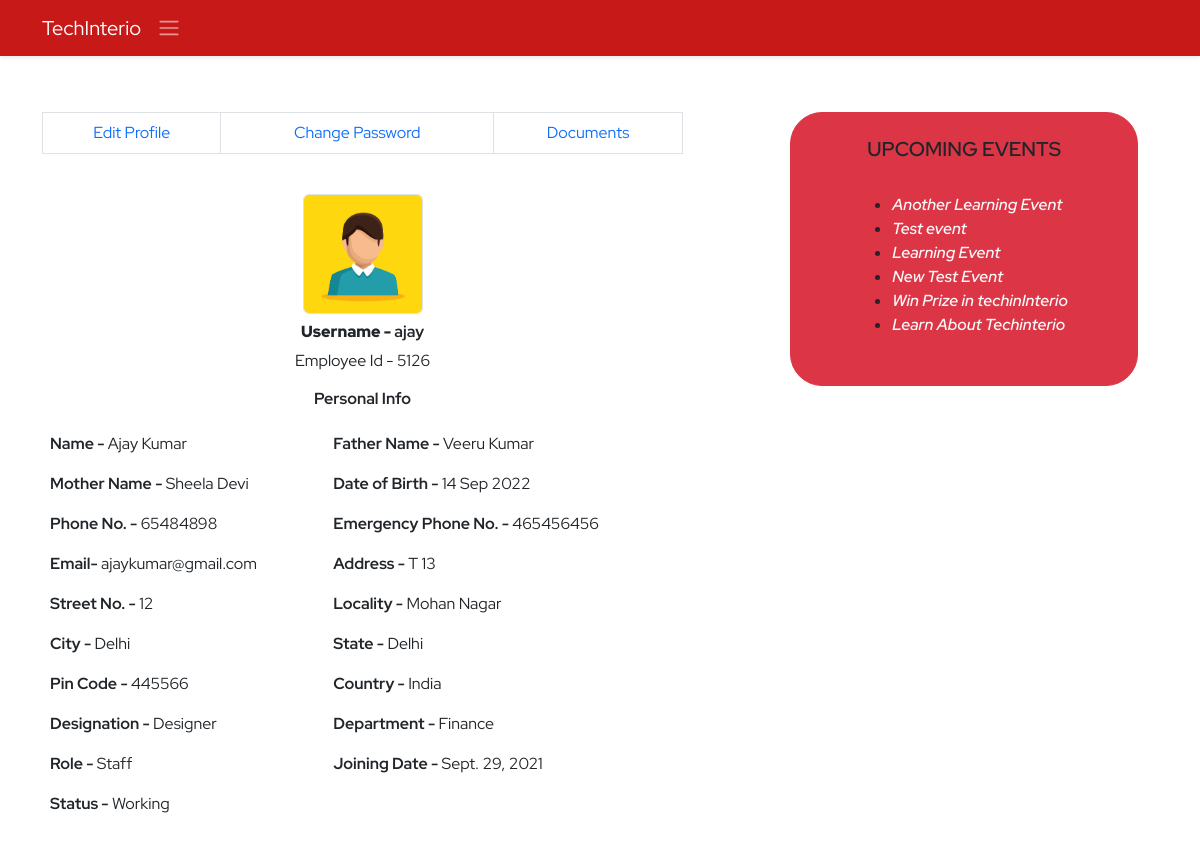
The app's page /ems/profile/ (signed in), older data.
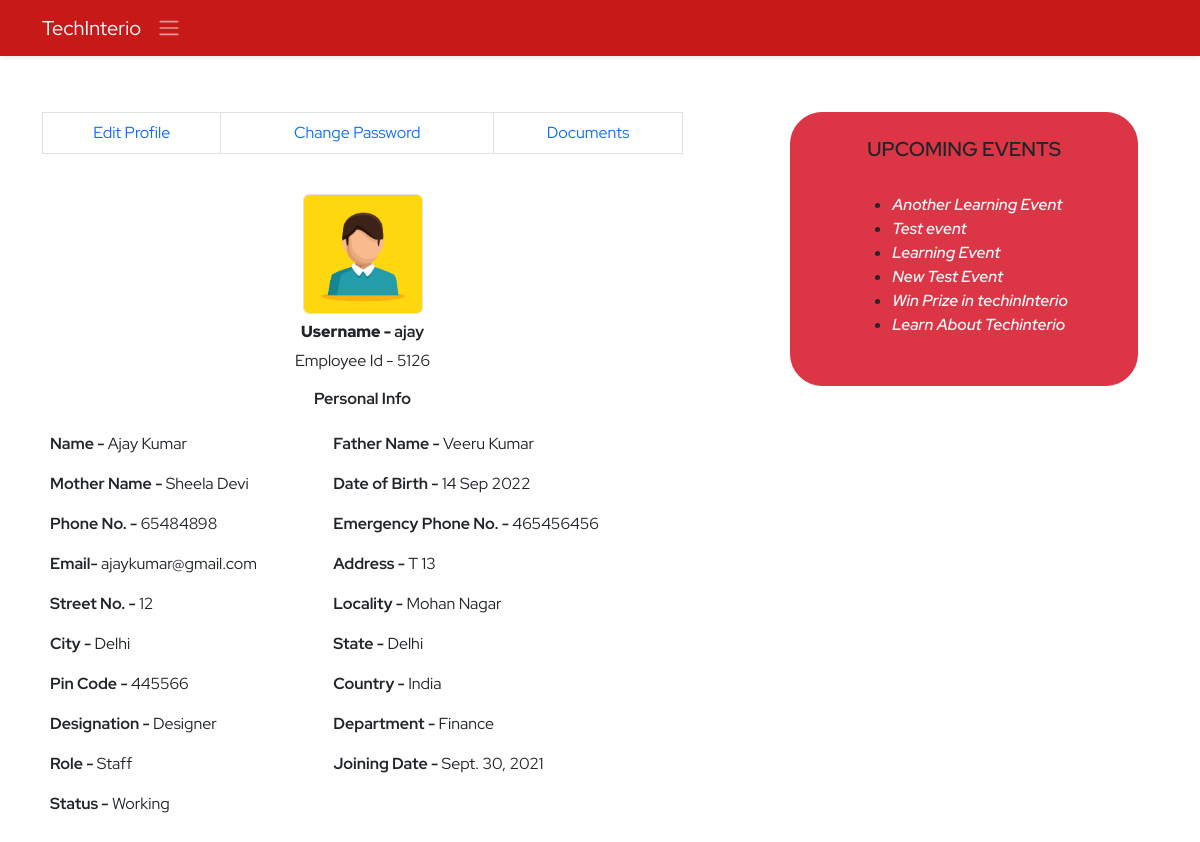
The same page, newer data.
### ems/models.py (models this page shows, shortened)
class Employee(models.Model):
    empid=models.AutoField(primary_key=True)
    employeeid=models.IntegerField(unique=True, null=True, blank=True)
    user=models.OneToOneField(User,on_delete=models.CASCADE)
    name=models.CharField(max_length=50)
    father_name=models.CharField(max_length=50)
    mother_name=models.CharField(max_length=50,null=True,blank=True)
    avtar=models.ImageField(upload_to='employee_profile_images', blank=True , default='profile.jpg')
    dob=models.DateField()
    email=models.EmailField(max_length=100)
    mobile_no=models.IntegerField()
    emergency_mobile_no=models.IntegerField(null=True,blank=True)
    address=models.OneToOneField(Address, on_delete=models.CASCADE,blank=True, null=True,)
    designation=models.CharField(max_length=70,null=True, blank=True)
    role=models.ForeignKey(Role, on_delete=models.SET_NULL,blank=True, null=True,)
    department=models.ForeignKey(Department, on_delete=models.SET_NULL,blank=True, null=True,)
    joining_date=models.DateField(null=True, blank=True)
    status=models.CharField(max_length=15)
    @property
    def imageURL(self):
        try:
            url=self.avtar.url
        except:
            url=''
        return url

class Department(models.Model):
    name=models.CharField(max_length=70, unique=True)
    description=models.TextField(max_length=200)
    created_at = models.DateTimeField(auto_now_add=True,blank=True,null=True)
    updated_at = models.DateTimeField(auto_now=True,blank=True,null=True)
    def __str__(self):
        return self.name

class Role(models.Model):
    name=models.CharField(max_length=70, unique=True)
    description=models.TextField(max_length=200)
    created_at = models.DateTimeField(auto_now_add=True,blank=True,null=True)
    updated_at = models.DateTimeField(auto_now=True,blank=True,null=True)
    def __str__(self):
        return self.name

### ems/views.py (the view, shortened to what this page needs)
# urls.py: path('profile/',profile,name='profile'),
def profile(request):
    context={}
    try:
        if request.user.is_authenticated:
            if not request.user.is_superuser:
                try:
                    events=Events.objects.exclude(is_completed=True).order_by('-id')[:10]
                    profile=Employee.objects.get(user=request.user)
                    address=Address.objects.get(user=request.user)
                    dob=str(profile.dob).split('-')
                    now=datetime.now()
                    day=now.day
                    month=now.month
                    year=now.year
                    dob_day=int(dob[2])
                    dob_month=int(dob[1])
                    dob_year=int(dob[0])
                    name=str(profile.name).split(' ')
                    if dob_month == month and dob_day == day:
                        print('Happy Birthday to ',profile.name)
                        context['birthday']=True
                        context['name']=name[0]
                    else:
                        context['birthday']=False
                    if profile.joining_date != '':
                        print('inside annivarsary')
                        joining_date=str(profile.joining_date).split('-')
                        j_day=int(joining_date[2])
                        j_month=int(joining_date[1])
                        j_year=int(joining_date[0])
                        completed_yers=year-j_year
                    else:
                        messages.warning(request,'Please Add Joining Date!')
                    context['profile']=profile
                    context['address']=address
                    context['events']=events
                except Exception as e:
                    print('Profile Inside Exception : ',e)
                    messages.warning(request, 'Profile Not found Please contact Admin')
                    return redirect('ems:ems')
                return render(request,'ems/profile.html',context)
            else:
                return redirect('ems:ems')
        else:
            messages.warning(request,'Please Login!')
            return redirect('home:login')
    except Exception as e:
        print('Profile Exception : ',e)
    return redirect('/')

### ems/templates/ems/profile.html (shortened to what the changed rows need)
{% extends './base.html' %}
{% block body %}
<section class="py-5">
    <div class="container">
        <div class="row d-flex justify-content-between">
            <div class="col-7 ">
                <div class="personal-info">
                    <table class="table table-borderless">
                        <tr>
                            <td colspan="2">
                                <div class="avtar d-flex align-items-center flex-column">
                                    <img src="{{profile.imageURL}}" alt="" class="rounded border ">
                                    <div class="d-flex justify-content-between align-items-center">
                                        <h6 class="m-2 profile-title"><b>Username - </b>{{profile.user.username}}</h6>
                                    </div>
                                    <span>Employee Id - {{profile.employeeid}}</span>
                                </div>
                            </td>
                        </tr>
                        <tr>
                            <td><b>Name - </b>{{profile.name}}</td>
                            <td><b>Father Name - </b>{{profile.father_name}}</td>
                        </tr>
                        <tr>
                            <td><b>Mother Name - </b>{{profile.mother_name}}</td>
                            <td><b>Date of Birth - </b>{{profile.dob |date:'d M Y'}}</td>
                        </tr>
                        <tr>
                            <td><b>Phone No. - </b>{{profile.mobile_no}}</td>
                            <td><b>Emergency Phone No. - </b>{{profile.emergency_mobile_no}}</td>
                        </tr>
                        <tr>
                            <td><b>Email- </b>{{profile.email}}</td>
                            <td><b>Address - </b>{{address.address}}</td>
                        </tr>
                        <tr>
                            <td><b>Designation - </b>{{profile.designation}}</td>
                            <td><b>Department - </b>{{profile.department}}</td>
                        </tr>
                        <tr>
                            <td><b>Role - </b>{{profile.role}}</td>
                            <td><b>Joining Date - </b>{{profile.joining_date}}</td>
                        </tr>
                        <tr>
                            <td><b>Status - </b>{{profile.status}}</td>
                        </tr>
                    </table>
                </div>
            </div>
        </div>
    </div>
</section>
{% endblock body %}

Row changes from the older to the newer data that the page shows:
changed Employee "Ajay Kumar": joining_date "Sept. 29, 2021" → "Sept. 30, 2021"
